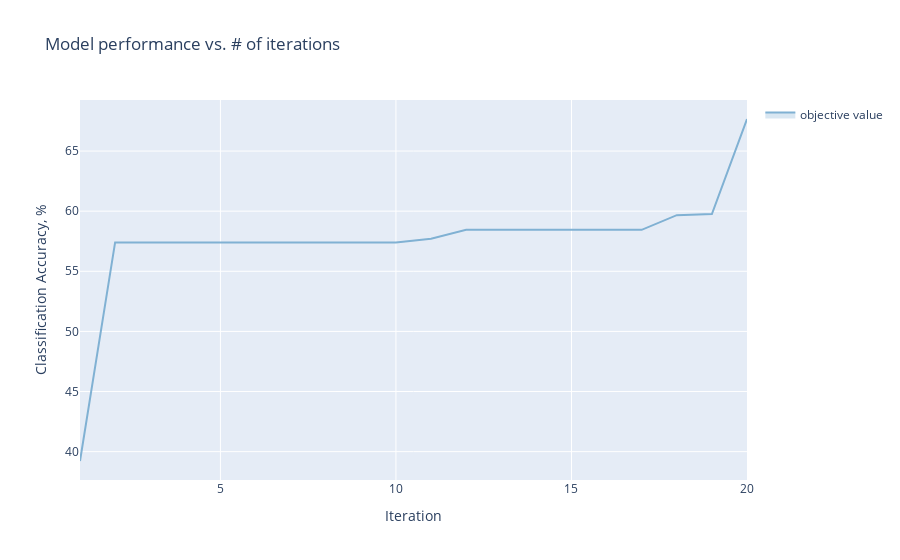
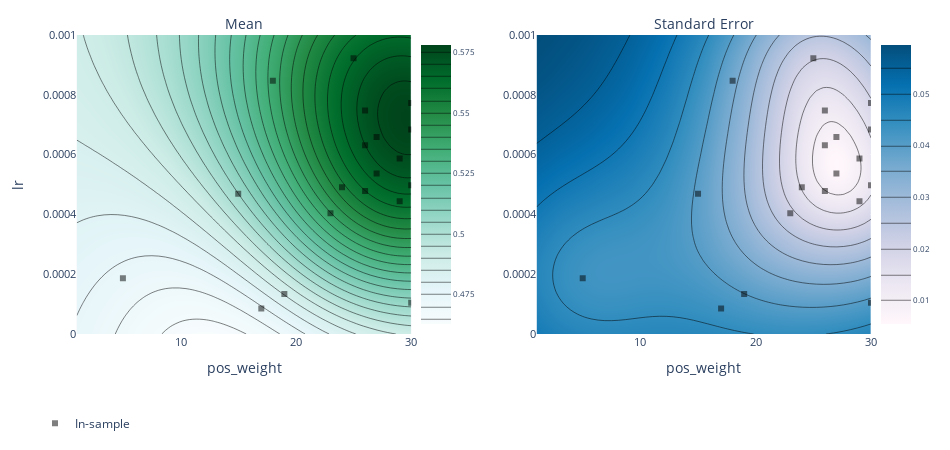

These figures' notebook cell, in order:
### Code cell
best_objectives = np.array([[trial.objective_mean*100 for trial in experiment.trials.values()]])

best_objective_plot = optimization_trace_single_method(
    y=np.maximum.accumulate(best_objectives, axis=1),
    title="Model performance vs. # of iterations",
    ylabel="IoU, %",
)
render(best_objective_plot)

render(plot_contour(model=model, param_x='pos_weight', param_y='lr', metric_name='iou'))

### Figure 1 — Plotly figure (JSON) as saved in the notebook; plotly's stock layout.template omitted (floating-point values rounded to 4 significant figures)
{"data": [{"hoverinfo": "none", "legendgroup": "", "line": {"width": 0}, "mode": "lines", "showlegend": false, "type": "scatter", "x": [1, 2, 3, 4, 5, 6, 7, 8, 9, 10, 11, 12, 13, 14, 15, 16, 17, 18, 19, 20], "y": [39.22, 57.4, 57.4, 57.4, 57.4, 57.4, 57.4, 57.4, 57.4, 57.4, 57.71, 58.45, 58.45, 58.45, 58.45, 58.45, 58.45, 59.67, 59.76, 67.67]}, {"fill": "tonexty", "fillcolor": "rgba(128,177,211,0.3)", "legendgroup": "objective value", "line": {"color": "rgba(128,177,211,1)"}, "mode": "lines", "name": "objective value", "type": "scatter", "x": [1, 2, 3, 4, 5, 6, 7, 8, 9, 10, 11, 12, 13, 14, 15, 16, 17, 18, 19, 20], "y": [39.22, 57.4, 57.4, 57.4, 57.4, 57.4, 57.4, 57.4, 57.4, 57.4, 57.71, 58.45, 58.45, 58.45, 58.45, 58.45, 58.45, 59.67, 59.76, 67.67]}, {"fill": "tonexty", "fillcolor": "rgba(128,177,211,0.3)", "hoverinfo": "none", "legendgroup": "", "line": {"width": 0}, "mode": "lines", "showlegend": false, "type": "scatter", "x": [1, 2, 3, 4, 5, 6, 7, 8, 9, 10, 11, 12, 13, 14, 15, 16, 17, 18, 19, 20], "y": [39.22, 57.4, 57.4, 57.4, 57.4, 57.4, 57.4, 57.4, 57.4, 57.4, 57.71, 58.45, 58.45, 58.45, 58.45, 58.45, 58.45, 59.67, 59.76, 67.67]}], "layout": {"showlegend": true, "title": {"text": "Model performance vs. # of iterations"}, "xaxis": {"title": {"text": "Iteration"}}, "yaxis": {"title": {"text": "Classification Accuracy, %"}}}}

### Figure 2 — Plotly figure (JSON) as saved in the notebook; plotly's stock layout.template omitted (floating-point values rounded to 4 significant figures; data arrays with more than 128 entries replaced by an {"elided": "..."} marker saying what was removed)
{"data": [{"autocolorscale": false, "autocontour": true, "colorbar": {"tickfont": {"size": 8}, "ticksuffix": "", "x": 0.45, "y": 0.5}, "colorscale": [[0, "rgb(247,252,253)"], [0.125, "rgb(229,245,249)"], [0.25, "rgb(204,236,230)"], [0.375, "rgb(153,216,201)"], [0.5, "rgb(102,194,164)"], [0.625, "rgb(65,174,118)"], [0.75, "rgb(35,139,69)"], [0.875, "rgb(0,109,44)"], [1, "rgb(0,68,27)"]], "contours": {"coloring": "heatmap"}, "hoverinfo": "x+y+z", "ncontours": 25, "type": "contour", "x": [1, 1.592, 2.184, 2.776, 3.367, 3.959, 4.551, 5.143, 5.735, 6.327, 6.918, 7.51, 8.102, 8.694, 9.286, 9.878, 10.47, 11.06, 11.65, 12.24, 12.84, 13.43, 14.02, 14.61, 15.2, 15.8, 16.39, 16.98, 17.57, 18.16, 18.76, 19.35, 19.94, 20.53, 21.12, 21.71, 22.31, 22.9, 23.49, 24.08, 24.67, 25.27, 25.86, 26.45, 27.04, 27.63, 28.22, 28.82, 29.41, 30], "xaxis": "x", "y": [1e-09, 2.041e-05, 4.082e-05, 6.123e-05, 8.163e-05, 0.000102, 0.0001224, 0.0001429, 0.0001633, 0.0001837, 0.0002041, 0.0002245, 0.0002449, 0.0002653, 0.0002857, 0.0003061, 0.0003265, 0.0003469, 0.0003673, 0.0003878, 0.0004082, 0.0004286, 0.000449, 0.0004694, 0.0004898, 0.0005102, 0.0005306, 0.000551, 0.0005714, 0.0005918, 0.0006122, 0.0006327, 0.0006531, 0.0006735, 0.0006939, 0.0007143, 0.0007347, 0.0007551, 0.0007755, 0.0007959, 0.0008163, 0.0008367, 0.0008571, 0.0008776, 0.000898, 0.0009184, 0.0009388, 0.0009592, 0.0009796, 0.001], "yaxis": "y", "z": {"elided": "50x50 float values"}, "zauto": true, "zmax": 0.5779, "zmin": -0.5779}, {"autocolorscale": false, "autocontour": true, "colorbar": {"tickfont": {"size": 8}, "ticksuffix": "", "x": 1, "y": 0.5}, "colorscale": [[0, "rgb(255,247,251)"], [0.1429, "rgb(236,231,242)"], [0.2857, "rgb(208,209,230)"], [0.4286, "rgb(166,189,219)"], [0.5714, "rgb(116,169,207)"], [0.7143, "rgb(54,144,192)"], [0.8571, "rgb(5,112,176)"], [1, "rgb(3,78,123)"]], "contours": {"coloring": "heatmap"}, "hoverinfo": "x+y+z", "ncontours": 25, "type": "contour", "x": [1, 1.592, 2.184, 2.776, 3.367, 3.959, 4.551, 5.143, 5.735, 6.327, 6.918, 7.51, 8.102, 8.694, 9.286, 9.878, 10.47, 11.06, 11.65, 12.24, 12.84, 13.43, 14.02, 14.61, 15.2, 15.8, 16.39, 16.98, 17.57, 18.16, 18.76, 19.35, 19.94, 20.53, 21.12, 21.71, 22.31, 22.9, 23.49, 24.08, 24.67, 25.27, 25.86, 26.45, 27.04, 27.63, 28.22, 28.82, 29.41, 30], "xaxis": "x2", "y": [1e-09, 2.041e-05, 4.082e-05, 6.123e-05, 8.163e-05, 0.000102, 0.0001224, 0.0001429, 0.0001633, 0.0001837, 0.0002041, 0.0002245, 0.0002449, 0.0002653, 0.0002857, 0.0003061, 0.0003265, 0.0003469, 0.0003673, 0.0003878, 0.0004082, 0.0004286, 0.000449, 0.0004694, 0.0004898, 0.0005102, 0.0005306, 0.000551, 0.0005714, 0.0005918, 0.0006122, 0.0006327, 0.0006531, 0.0006735, 0.0006939, 0.0007143, 0.0007347, 0.0007551, 0.0007755, 0.0007959, 0.0008163, 0.0008367, 0.0008571, 0.0008776, 0.000898, 0.0009184, 0.0009388, 0.0009592, 0.0009796, 0.001], "yaxis": "y2", "z": {"elided": "50x50 float values"}}, {"hoverinfo": "text", "legendgroup": "In-sample", "marker": {"color": "black", "opacity": 0.5, "symbol": 1}, "mode": "markers", "name": "In-sample", "text": ["Arm 0_0<br>iou: 0.392226 (SEM: None)<br>lr: 0.000468913<br>batchsize: 73<br>momentum: 0.095277<br>num_epochs: 18<br>pos_weight: 15", "Arm 10_0<br>iou: 0.577119 (SEM: None)<br>lr: 0.000631548<br>batchsize: 59<br>momentum: 0.371651<br>num_epochs: 193<br>pos_weight: 26", "Arm 11_0<br>iou: 0.584494 (SEM: None)<br>lr: 0.000587247<br>batchsize: 35<br>momentum: 0.49554<br>num_epochs: 152<br>pos_weight: 29", "Arm 12_0<br>iou: 0.568087 (SEM: None)<br>lr: 0.000490737<br>batchsize: 36<br>momentum: 0.537215<br>num_epochs: 187<br>pos_weight: 24", "Arm 13_0<br>iou: 0.560808 (SEM: None)<br>lr: 0.00049754<br>batchsize: 39<br>momentum: 0.354762<br>num_epochs: 196<br>pos_weight: 30", "Arm 14_0<br>iou: 0.579495 (SEM: None)<br>lr: 0.000658595<br>batchsize: 75<br>momentum: 0.572387<br>num_epochs: 152<br>pos_weight: 27", "Arm 15_0<br>iou: 0.572893 (SEM: None)<br>lr: 0.00074763<br>batchsize: 16<br>momentum: 0.383657<br>num_epochs: 146<br>pos_weight: 26", "Arm 16_0<br>iou: 0.566525 (SEM: None)<br>lr: 0.000536715<br>batchsize: 56<br>momentum: 0.390437<br>num_epochs: 148<br>pos_weight: 27", "Arm 17_0<br>iou: 0.596674 (SEM: None)<br>lr: 0.000772205<br>batchsize: 44<br>momentum: 0.711555<br>num_epochs: 155<br>pos_weight: 30", "Arm 18_0<br>iou: 0.597609 (SEM: None)<br>lr: 0.000684218<br>batchsize: 30<br>momentum: 0.855938<br>num_epochs: 120<br>pos_weight: 30", "Arm 1_0<br>iou: 0.574028 (SEM: None)<br>lr: 0.000478192<br>batchsize: 17<br>momentum: 0.226856<br>num_epochs: 177<br>pos_weight: 26", "Arm 2_0<br>iou: 0.57204 (SEM: None)<br>lr: 0.00044382<br>batchsize: 77<br>momentum: 0.519919<br>num_epochs: 193<br>pos_weight: 29", "Arm 3_0<br>iou: 0.483356 (SEM: None)<br>lr: 0.000847293<br>batchsize: 42<br>momentum: 0.0236323<br>num_epochs: 51<br>pos_weight: 18", "Arm 4_0<br>iou: 0.483774 (SEM: None)<br>lr: 0.000134158<br>batchsize: 85<br>momentum: 0.956993<br>num_epochs: 44<br>pos_weight: 19", "Arm 5_0<br>iou: 0.483594 (SEM: None)<br>lr: 0.000186637<br>batchsize: 109<br>momentum: 0.741449<br>num_epochs: 136<br>pos_weight: 5", "Arm 6_0<br>iou: 0.432024 (SEM: None)<br>lr: 0.000104642<br>batchsize: 121<br>momentum: 0.563229<br>num_epochs: 259<br>pos_weight: 30", "Arm 7_0<br>iou: 0.561035 (SEM: None)<br>lr: 0.000403546<br>batchsize: 113<br>momentum: 0.287198<br>num_epochs: 233<br>pos_weight: 23", "Arm 8_0<br>iou: 0.366389 (SEM: None)<br>lr: 8.48761e-05<br>batchsize: 115<br>momentum: 0.0176845<br>num_epochs: 82<br>pos_weight: 17", "Arm 9_0<br>iou: 0.561378 (SEM: None)<br>lr: 0.000922254<br>batchsize: 56<br>momentum: 0.537135<br>num_epochs: 101<br>pos_weight: 25"], "type": "scatter", "x": [15, 26, 29, 24, 30, 27, 26, 27, 30, 30, 26, 29, 18, 19, 5, 30, 23, 17, 25], "xaxis": "x", "y": [0.0004689, 0.0006315, 0.0005872, 0.0004907, 0.0004975, 0.0006586, 0.0007476, 0.0005367, 0.0007722, 0.0006842, 0.0004782, 0.0004438, 0.0008473, 0.0001342, 0.0001866, 0.0001046, 0.0004035, 8.488e-05, 0.0009223], "yaxis": "y"}, {"hoverinfo": "text", "legendgroup": "In-sample", "marker": {"color": "black", "opacity": 0.5, "symbol": 1}, "mode": "markers", "name": "In-sample", "showlegend": false, "text": ["Arm 0_0<br>iou: 0.392226 (SEM: None)<br>lr: 0.000468913<br>batchsize: 73<br>momentum: 0.095277<br>num_epochs: 18<br>pos_weight: 15", "Arm 10_0<br>iou: 0.577119 (SEM: None)<br>lr: 0.000631548<br>batchsize: 59<br>momentum: 0.371651<br>num_epochs: 193<br>pos_weight: 26", "Arm 11_0<br>iou: 0.584494 (SEM: None)<br>lr: 0.000587247<br>batchsize: 35<br>momentum: 0.49554<br>num_epochs: 152<br>pos_weight: 29", "Arm 12_0<br>iou: 0.568087 (SEM: None)<br>lr: 0.000490737<br>batchsize: 36<br>momentum: 0.537215<br>num_epochs: 187<br>pos_weight: 24", "Arm 13_0<br>iou: 0.560808 (SEM: None)<br>lr: 0.00049754<br>batchsize: 39<br>momentum: 0.354762<br>num_epochs: 196<br>pos_weight: 30", "Arm 14_0<br>iou: 0.579495 (SEM: None)<br>lr: 0.000658595<br>batchsize: 75<br>momentum: 0.572387<br>num_epochs: 152<br>pos_weight: 27", "Arm 15_0<br>iou: 0.572893 (SEM: None)<br>lr: 0.00074763<br>batchsize: 16<br>momentum: 0.383657<br>num_epochs: 146<br>pos_weight: 26", "Arm 16_0<br>iou: 0.566525 (SEM: None)<br>lr: 0.000536715<br>batchsize: 56<br>momentum: 0.390437<br>num_epochs: 148<br>pos_weight: 27", "Arm 17_0<br>iou: 0.596674 (SEM: None)<br>lr: 0.000772205<br>batchsize: 44<br>momentum: 0.711555<br>num_epochs: 155<br>pos_weight: 30", "Arm 18_0<br>iou: 0.597609 (SEM: None)<br>lr: 0.000684218<br>batchsize: 30<br>momentum: 0.855938<br>num_epochs: 120<br>pos_weight: 30", "Arm 1_0<br>iou: 0.574028 (SEM: None)<br>lr: 0.000478192<br>batchsize: 17<br>momentum: 0.226856<br>num_epochs: 177<br>pos_weight: 26", "Arm 2_0<br>iou: 0.57204 (SEM: None)<br>lr: 0.00044382<br>batchsize: 77<br>momentum: 0.519919<br>num_epochs: 193<br>pos_weight: 29", "Arm 3_0<br>iou: 0.483356 (SEM: None)<br>lr: 0.000847293<br>batchsize: 42<br>momentum: 0.0236323<br>num_epochs: 51<br>pos_weight: 18", "Arm 4_0<br>iou: 0.483774 (SEM: None)<br>lr: 0.000134158<br>batchsize: 85<br>momentum: 0.956993<br>num_epochs: 44<br>pos_weight: 19", "Arm 5_0<br>iou: 0.483594 (SEM: None)<br>lr: 0.000186637<br>batchsize: 109<br>momentum: 0.741449<br>num_epochs: 136<br>pos_weight: 5", "Arm 6_0<br>iou: 0.432024 (SEM: None)<br>lr: 0.000104642<br>batchsize: 121<br>momentum: 0.563229<br>num_epochs: 259<br>pos_weight: 30", "Arm 7_0<br>iou: 0.561035 (SEM: None)<br>lr: 0.000403546<br>batchsize: 113<br>momentum: 0.287198<br>num_epochs: 233<br>pos_weight: 23", "Arm 8_0<br>iou: 0.366389 (SEM: None)<br>lr: 8.48761e-05<br>batchsize: 115<br>momentum: 0.0176845<br>num_epochs: 82<br>pos_weight: 17", "Arm 9_0<br>iou: 0.561378 (SEM: None)<br>lr: 0.000922254<br>batchsize: 56<br>momentum: 0.537135<br>num_epochs: 101<br>pos_weight: 25"], "type": "scatter", "x": [15, 26, 29, 24, 30, 27, 26, 27, 30, 30, 26, 29, 18, 19, 5, 30, 23, 17, 25], "xaxis": "x2", "y": [0.0004689, 0.0006315, 0.0005872, 0.0004907, 0.0004975, 0.0006586, 0.0007476, 0.0005367, 0.0007722, 0.0006842, 0.0004782, 0.0004438, 0.0008473, 0.0001342, 0.0001866, 0.0001046, 0.0004035, 8.488e-05, 0.0009223], "yaxis": "y2"}], "layout": {"annotations": [{"font": {"size": 14}, "showarrow": false, "text": "Mean", "x": 0.25, "xanchor": "center", "xref": "paper", "y": 1, "yanchor": "bottom", "yref": "paper"}, {"font": {"size": 14}, "showarrow": false, "text": "Standard Error", "x": 0.8, "xanchor": "center", "xref": "paper", "y": 1, "yanchor": "bottom", "yref": "paper"}], "autosize": false, "height": 450, "hovermode": "closest", "legend": {"orientation": "h", "x": 0, "y": -0.25}, "margin": {"b": 100, "l": 35, "pad": 0, "r": 35, "t": 35}, "width": 950, "xaxis": {"anchor": "y", "autorange": false, "domain": [0.05, 0.45], "exponentformat": "e", "range": [1, 30], "tickfont": {"size": 11}, "tickmode": "auto", "title": {"text": "pos_weight"}, "type": "linear"}, "xaxis2": {"anchor": "y2", "autorange": false, "domain": [0.6, 1], "exponentformat": "e", "range": [1, 30], "tickfont": {"size": 11}, "tickmode": "auto", "title": {"text": "pos_weight"}, "type": "linear"}, "yaxis": {"anchor": "x", "autorange": false, "domain": [0, 1], "exponentformat": "e", "range": [1e-09, 0.001], "tickfont": {"size": 11}, "tickmode": "auto", "title": {"text": "lr"}, "type": "linear"}, "yaxis2": {"anchor": "x2", "autorange": false, "domain": [0, 1], "exponentformat": "e", "range": [1e-09, 0.001], "tickfont": {"size": 11}, "tickmode": "auto", "type": "linear"}}}
